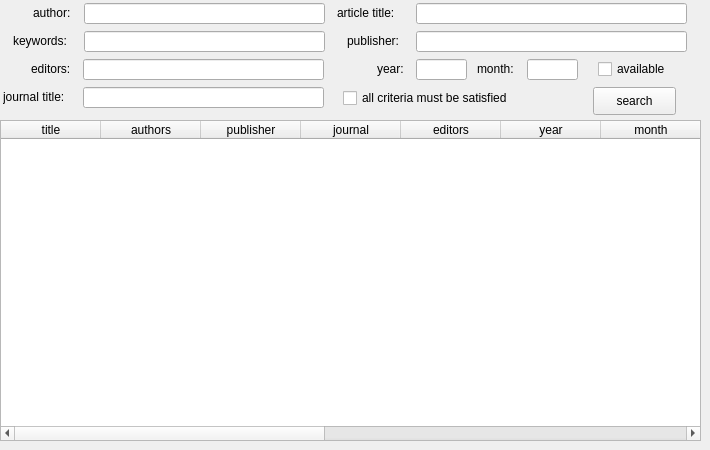
     <widget class="QWidget" name="tab_articles">
      <attribute name="title">
       <string>articles</string>
      </attribute>
      <widget class="QLabel" name="label_10">
       <property name="geometry">
        <rect>
         <x>13</x>
         <y>31</y>
         <width>71</width>
         <height>20</height>
        </rect>
       </property>
       <property name="text">
        <string>keywords:</string>
       </property>
      </widget>
      <widget class="QLineEdit" name="line_year_articles">
       <property name="geometry">
        <rect>
         <x>416</x>
         <y>59</y>
         <width>51</width>
         <height>21</height>
        </rect>
       </property>
       <property name="inputMask">
        <string>9999</string>
       </property>
       <property name="text">
        <string/>
       </property>
      </widget>
      <widget class="QCheckBox" name="checkbox_criteria_articles">
       <property name="geometry">
        <rect>
         <x>343</x>
         <y>85</y>
         <width>201</width>
         <height>26</height>
        </rect>
       </property>
       <property name="text">
        <string>all criteria must be satisfied</string>
       </property>
      </widget>
      <widget class="QLabel" name="label_8">
       <property name="geometry">
        <rect>
         <x>347</x>
         <y>31</y>
         <width>61</width>
         <height>20</height>
        </rect>
       </property>
       <property name="text">
        <string>publisher:</string>
       </property>
      </widget>
      <widget class="QLabel" name="label_26">
       <property name="geometry">
        <rect>
         <x>477</x>
         <y>59</y>
         <width>51</width>
         <height>20</height>
        </rect>
       </property>
       <property name="text">
        <string>month:</string>
       </property>
      </widget>
      <widget class="QLineEdit" name="line_publisher_articles">
       <property name="geometry">
        <rect>
         <x>416</x>
         <y>31</y>
         <width>271</width>
         <height>21</height>
        </rect>
       </property>
      </widget>
      <widget class="QLabel" name="label_9">
       <property name="geometry">
        <rect>
         <x>377</x>
         <y>59</y>
         <width>31</width>
         <height>20</height>
        </rect>
       </property>
       <property name="text">
        <string>year:</string>
       </property>
      </widget>
      <widget class="QPushButton" name="button_search_articles">
       <property name="geometry">
        <rect>
         <x>593</x>
         <y>87</y>
         <width>83</width>
         <height>28</height>
        </rect>
       </property>
       <property name="text">
        <string>search</string>
       </property>
      </widget>
      <widget class="QLabel" name="label_11">
       <property name="geometry">
        <rect>
         <x>31</x>
         <y>59</y>
         <width>51</width>
         <height>20</height>
        </rect>
       </property>
       <property name="text">
        <string>editors:</string>
       </property>
      </widget>
      <widget class="QLabel" name="label_7">
       <property name="geometry">
        <rect>
         <x>337</x>
         <y>3</y>
         <width>71</width>
         <height>20</height>
        </rect>
       </property>
       <property name="text">
        <string>article title:</string>
       </property>
      </widget>
      <widget class="QLineEdit" name="line_month_articles">
       <property name="geometry">
        <rect>
         <x>527</x>
         <y>59</y>
         <width>51</width>
         <height>21</height>
        </rect>
       </property>
       <property name="inputMask">
        <string>9999</string>
       </property>
       <property name="text">
        <string/>
       </property>
      </widget>
      <widget class="QLineEdit" name="line_author_articles">
       <property name="geometry">
        <rect>
         <x>84</x>
         <y>3</y>
         <width>241</width>
         <height>21</height>
        </rect>
       </property>
      </widget>
      <widget class="QLineEdit" name="line_journal_articles">
       <property name="geometry">
        <rect>
         <x>83</x>
         <y>87</y>
         <width>241</width>
         <height>21</height>
        </rect>
       </property>
      </widget>
      <widget class="QCheckBox" name="checkbox_available_articles">
       <property name="geometry">
        <rect>
         <x>598</x>
         <y>56</y>
         <width>89</width>
         <height>26</height>
        </rect>
       </property>
       <property name="text">
        <string>available</string>
       </property>
      </widget>
      <widget class="QLineEdit" name="line_editors_articles">
       <property name="geometry">
        <rect>
         <x>83</x>
         <y>59</y>
         <width>241</width>
         <height>21</height>
        </rect>
       </property>
      </widget>
      <widget class="QLineEdit" name="line_title_articles">
       <property name="geometry">
        <rect>
         <x>416</x>
         <y>3</y>
         <width>271</width>
         <height>21</height>
        </rect>
       </property>
      </widget>
      <widget class="QLabel" name="label_27">
       <property name="geometry">
        <rect>
         <x>3</x>
         <y>87</y>
         <width>81</width>
         <height>20</height>
        </rect>
       </property>
       <property name="text">
        <string>journal title:</string>
       </property>
      </widget>
      <widget class="QLabel" name="label_6">
       <property name="geometry">
        <rect>
         <x>33</x>
         <y>3</y>
         <width>51</width>
         <height>20</height>
        </rect>
       </property>
       <property name="text">
        <string>author:</string>
       </property>
      </widget>
      <widget class="QLineEdit" name="line_keywords_articles">
       <property name="geometry">
        <rect>
         <x>84</x>
         <y>31</y>
         <width>241</width>
         <height>21</height>
        </rect>
       </property>
      </widget>
      <widget class="QTableWidget" name="table_search_articles">
       <property name="geometry">
        <rect>
         <x>0</x>
         <y>120</y>
         <width>701</width>
         <height>321</height>
        </rect>
       </property>
       <column>
        <property name="text">
         <string>title</string>
        </property>
       </column>
       <column>
        <property name="text">
         <string>authors</string>
        </property>
       </column>
       <column>
        <property name="text">
         <string>publisher</string>
        </property>
       </column>
       <column>
        <property name="text">
         <string>journal</string>
        </property>
       </column>
       <column>
        <property name="text">
         <string>editors</string>
        </property>
       </column>
       <column>
        <property name="text">
         <string>year</string>
        </property>
       </column>
       <column>
        <property name="text">
         <string>month</string>
        </property>
       </column>
       <column>
        <property name="text">
         <string>price</string>
        </property>
       </column>
       <column>
        <property name="text">
         <string>room</string>
        </property>
       </column>
       <column>
        <property name="text">
         <string>level</string>
        </property>
       </column>
       <column>
        <property name="text">
         <string>copies</string>
        </property>
       </column>
       <column>
        <property name="text">
         <string>modify</string>
        </property>
       </column>
       <column>
        <property name="text">
         <string>delete</string>
        </property>
       </column>
      </widget>
     </widget>
